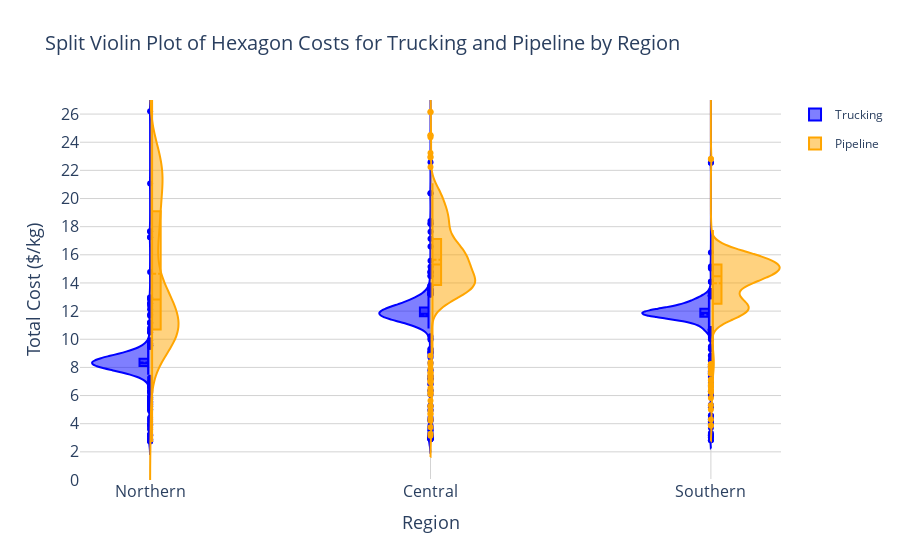

The notebook cell this image was saved under:
### Code cell
import geopandas as gpd
import pandas as pd
import plotly.graph_objects as go

# Load the GeoJSON files for Northern, Central, and Southern regions
gdf_Northern = gpd.read_file(r'C:\Users\lukas\OneDrive - Imperial College London\0_Thesis\0relevant_repositories\GeoH2 Case Study Laos\Resources\0Spatial\ratio_total\Northern\hex_cost_components.geojson')
gdf_Central = gpd.read_file(r'C:\Users\lukas\OneDrive - Imperial College London\0_Thesis\0relevant_repositories\GeoH2 Case Study Laos\Resources\0Spatial\ratio_total\Central\hex_cost_components.geojson')
gdf_Southern = gpd.read_file(r'C:\Users\lukas\OneDrive - Imperial College London\0_Thesis\0relevant_repositories\GeoH2 Case Study Laos\Resources\0Spatial\ratio_total\Southern\hex_cost_components.geojson')

# Create a DataFrame for each region and each transport mode (Trucking and Pipeline)
df_Northern_trucking = pd.DataFrame({
    'Region': 'Northern',
    'Cost': gdf_Northern['Northern trucking total cost'],
    'Transport': 'Trucking'
})

df_Northern_pipeline = pd.DataFrame({
    'Region': 'Northern',
    'Cost': gdf_Northern['Northern pipeline total cost'],
    'Transport': 'Pipeline'
})

df_Central_trucking = pd.DataFrame({
    'Region': 'Central',
    'Cost': gdf_Central['Central trucking total cost'],
    'Transport': 'Trucking'
})

df_Central_pipeline = pd.DataFrame({
    'Region': 'Central',
    'Cost': gdf_Central['Central pipeline total cost'],
    'Transport': 'Pipeline'
})

df_Southern_trucking = pd.DataFrame({
    'Region': 'Southern',
    'Cost': gdf_Southern['Southern trucking total cost'],
    'Transport': 'Trucking'
})

df_Southern_pipeline = pd.DataFrame({
    'Region': 'Southern',
    'Cost': gdf_Southern['Southern pipeline total cost'],
    'Transport': 'Pipeline'
})

# Combine the data for all regions and transport types into one DataFrame
violin_data = pd.concat([df_Northern_trucking, df_Northern_pipeline, 
                         df_Central_trucking, df_Central_pipeline, 
                         df_Southern_trucking, df_Southern_pipeline], ignore_index=True)

# Create the figure
fig = go.Figure()

# Add traces for Trucking (left side, negative)
fig.add_trace(go.Violin(x=violin_data['Region'][violin_data['Transport'] == 'Trucking'],
                        y=violin_data['Cost'][violin_data['Transport'] == 'Trucking'],
                        legendgroup='Trucking', scalegroup='Trucking', name='Trucking',
                        side='negative',
                        line_color='blue', box_visible=True, meanline_visible=True)
             )

# Add traces for Pipeline (right side, positive)
fig.add_trace(go.Violin(x=violin_data['Region'][violin_data['Transport'] == 'Pipeline'],
                        y=violin_data['Cost'][violin_data['Transport'] == 'Pipeline'],
                        legendgroup='Pipeline', scalegroup='Pipeline', name='Pipeline',
                        side='positive',
                        line_color='orange', box_visible=True, meanline_visible=True)
             )

# Update the layout
fig.update_layout(
    title="Split Violin Plot of Hexagon Costs for Trucking and Pipeline by Region",
    title_font=dict(size=20),
    xaxis_title="Region",
    yaxis_title="Total Cost ($/kg)",
    xaxis_title_font=dict(size=18),
    yaxis_title_font=dict(size=18),
    xaxis=dict(
        tickfont=dict(size=16),
        showgrid=True,
        gridcolor='lightgray'
    ),
    yaxis=dict(
        tickfont=dict(size=16),
        showgrid=True,
        gridcolor='lightgray',
        gridwidth=1,
        range=[0, 27],  # Adjust the y-axis limit based on your data
        nticks=20
    ),
    plot_bgcolor='white',
    paper_bgcolor='white',
    # violingap=0.07,  # Gap between violins
    # violinmode='overlay'
)

# Show the plot
fig.show()

### Figure 1 — Plotly figure (JSON) as saved in the notebook; plotly's stock layout.template omitted (floating-point values rounded to 4 significant figures; data arrays with more than 128 entries replaced by an {"elided": "..."} marker saying what was removed)
{"data": [{"box": {"visible": true}, "legendgroup": "Trucking", "line": {"color": "blue"}, "meanline": {"visible": true}, "name": "Trucking", "scalegroup": "Trucking", "side": "negative", "type": "violin", "x": {"elided": "3408 str values"}, "y": {"elided": "3408 float values"}}, {"box": {"visible": true}, "legendgroup": "Pipeline", "line": {"color": "orange"}, "meanline": {"visible": true}, "name": "Pipeline", "scalegroup": "Pipeline", "side": "positive", "type": "violin", "x": {"elided": "3408 str values"}, "y": {"elided": "3408 float values"}}], "layout": {"paper_bgcolor": "white", "plot_bgcolor": "white", "title": {"font": {"size": 20}, "text": "Split Violin Plot of Hexagon Costs for Trucking and Pipeline by Region"}, "xaxis": {"gridcolor": "lightgray", "showgrid": true, "tickfont": {"size": 16}, "title": {"font": {"size": 18}, "text": "Region"}}, "yaxis": {"gridcolor": "lightgray", "gridwidth": 1, "nticks": 20, "range": [0, 27], "showgrid": true, "tickfont": {"size": 16}, "title": {"font": {"size": 18}, "text": "Total Cost ($/kg)"}}}}
